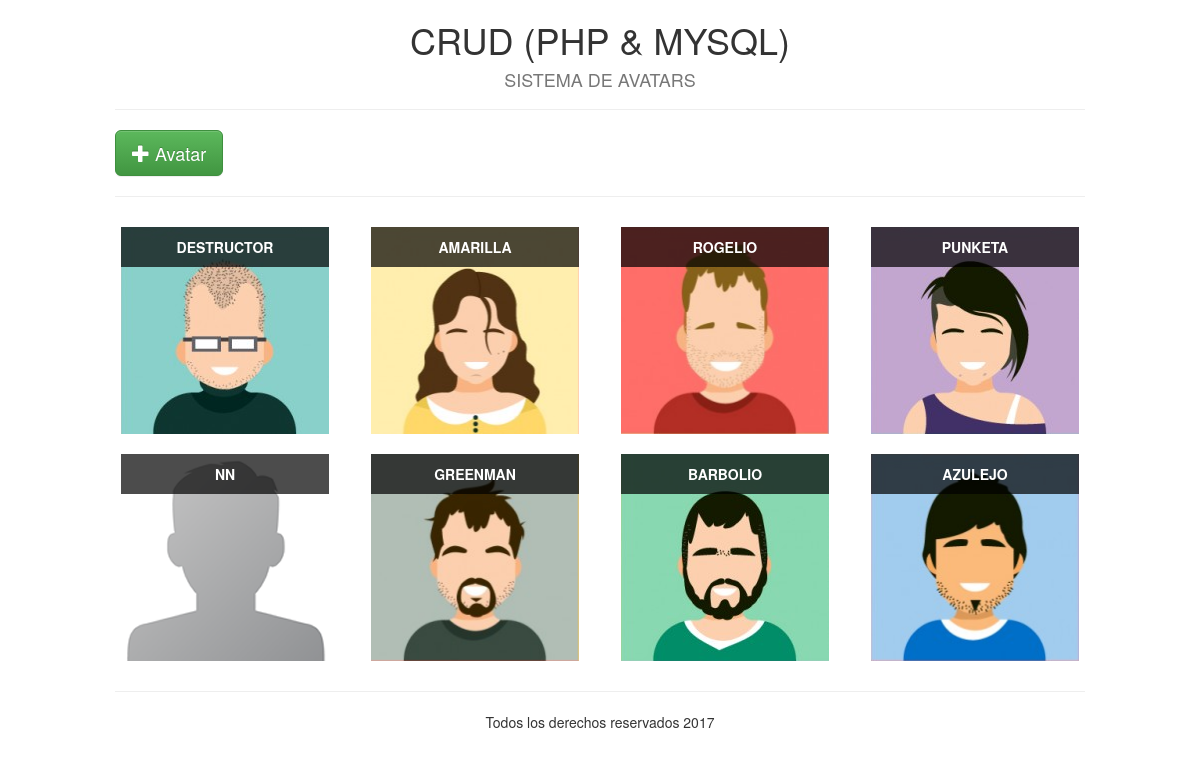
/php&mysql/index.php, run on the app's committed database.
### tables this page shows
CREATE TABLE `avatars` (
  `id` int(11) NOT NULL,
  `name` varchar(16) NOT NULL,
  `gender` varchar(16) DEFAULT NULL,
  `image` varchar(64) DEFAULT 'public/imgs/avatar.png',
  `color` varchar(16) DEFAULT NULL
);

### php&mysql/index.php (the view, shortened to what this page needs)
<!DOCTYPE html>
<html lang="es">
<head>
	<link rel="stylesheet" href="public/css/bootstrap.min.css">
	<link rel="stylesheet" href="public/css/bootstrap-theme.min.css">
	<link rel="stylesheet" href="public/css/custom.css">
</head>
<body>
	<div class="container-fluid">
		<div class="row">
			<div class="col-md-10 col-md-offset-1">
				<h1 class="text-center">CRUD (PHP & MYSQL)</h1>
				<h4 class="text-center text-muted text-uppercase">Sistema de Avatars</h4>
				<hr>
				<a href="add.php"
				   class="btn btn-lg btn-success"
				   data-toggle="tooltip"
				   data-placement="top"
				   title="Adicionar Avatar">
					<i class="glyphicon glyphicon-plus"></i>
					Avatar
				</a>
				<hr>
				<?php
					include 'includes/db.php';
					$sql = "SELECT * FROM avatars";
					$rs  = mysqli_query($con, $sql);
				?>
				<div class="row">
					<?php while($row = mysqli_fetch_array($rs)) { ?>
						<div class="col-md-3">
							<figure class="avatars" style="background: url(<?=$row['image']?>) no-repeat center; background-size: cover">
								<figcaption><?=$row['name']?></figcaption>
							</figure>
						</div>
					<?php } ?>
				</div>
			</div>
		</div>
		<footer class="row">
			<div class="col-md-10 col-md-offset-1">
				<hr>
				<p class="text-center">
					Todos los derechos reservados <?=date('Y')?>
				</p>
			</div>
		</footer>
	</div>
</body>
</html>

### php&mysql/public/css/custom.css (style rules this page uses)
figure.avatars { height: 207px; margin: 10px auto; position: relative; width: 208px; }
figure.avatars figcaption { background-color: rgba(0, 0, 0, .7); font-weight: bold; color: #fff; padding: 10px; text-align: center; text-transform: uppercase; }

### data on the page
avatars: image (picture), name "DESTRUCTOR"
avatars: image (picture), name "AMARILLA"
avatars: image (picture), name "ROGELIO"
avatars: image (picture), name "PUNKETA"
avatars: image (placeholder picture), name "NN"
avatars: image (picture), name "GREENMAN"
avatars: image (picture), name "BARBOLIO"
avatars: image (picture), name "AZULEJO"
